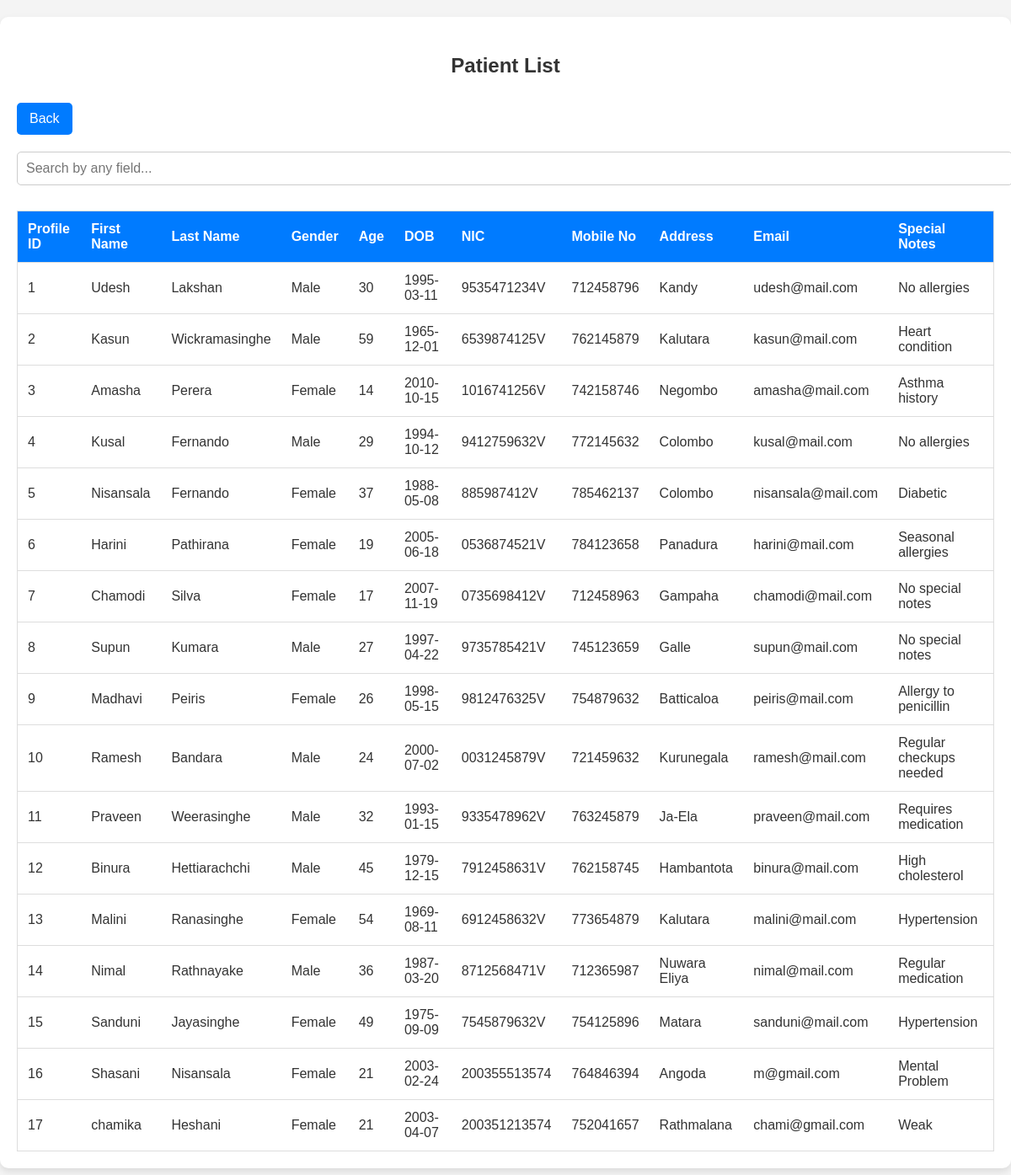
Screenshot of /hospital/caspatients.php with the database file from the repository.
### tables this page shows
CREATE TABLE `patientprofile` (
  `id` int(11) NOT NULL,
  `reg_id` int(11) NOT NULL,
  `firstname` varchar(20) NOT NULL,
  `lastname` varchar(20) NOT NULL,
  `gender` varchar(10) NOT NULL,
  `age` int(3) NOT NULL,
  `dob` date NOT NULL,
  `nic` varchar(12) NOT NULL,
  `contact` int(12) NOT NULL,
  `address` varchar(50) NOT NULL,
  `email` varchar(50) NOT NULL,
  `password` varchar(10) NOT NULL,
  `special_notes` varchar(100) NOT NULL
);

### hospital/caspatients.php (the view, shortened to what this page needs)
<?php
include "conf.php";
$sql = "SELECT * FROM patientprofile";
$result = $conn->query($sql);
?>
<!DOCTYPE html>
<html lang="en">
<head>
    <link rel="stylesheet" href="viewtable.css">
</head>
<body>
    <div class="container">
        <h3>Patient List</h3>
        <button class="back" onclick="window.location.href='cashpatient.php'">Back</button>
        <input type="text" id="search" placeholder="Search by any field...">
        <table id="patientTable">
            <thead>
                <tr>
                    <th>Profile ID</th>
                    <th>First Name</th>
                    <th>Last Name</th>
                    <th>Gender</th>
                    <th>Age</th>
                    <th>DOB</th>
                    <th>NIC</th>
                    <th>Mobile No</th>
                    <th>Address</th>
                    <th>Email</th>
                    <th>Special Notes</th>
                </tr>
            </thead>
            <tbody>
                <?php
                if ($result->num_rows > 0) {
                    while ($row = $result->fetch_assoc()) {
                        echo "<tr>";
                        echo "<td>" . $row['id'] . "</td>";
                        echo "<td>" . $row['firstname'] . "</td>";
                        echo "<td>" . $row['lastname'] . "</td>";
                        echo "<td>" . $row['gender'] . "</td>";
                        echo "<td>" . $row['age'] . "</td>";
                        echo "<td>" . $row['dob'] . "</td>";
                        echo "<td>" . $row['nic'] . "</td>";
                        echo "<td>" . $row['contact'] . "</td>";
                        echo "<td>" . $row['address'] . "</td>";
                        echo "<td>" . $row['email'] . "</td>";
                        echo "<td>" . $row['special_notes'] . "</td>";
                        echo "</tr>";
                    }
                } else {
                    echo "<tr><td colspan='11'>No patients found</td></tr>";
                }
                ?>
            </tbody>
        </table>
    </div>
</body>
</html>

### hospital/viewtable.css (style rules this page uses)
body { font-family: Arial, sans-serif; margin: 0; padding: 0; background-color: #f4f4f4; color: #333; }
.container { max-width: 1200px; margin: 20px auto; background-color: #ffffff; padding: 20px; box-shadow: 0 4px 8px rgba(0, 0, 0, 0.1); border-radius: 10px; }
h3 { text-align: center; color: #333; font-size: 24px; margin-bottom: 20px; }
.add-patient, .back { background-color: #007bff; color: #ffffff; border: none; padding: 10px 15px; font-size: 16px; cursor: pointer; border-radius: 5px; margin: 10px 0; text-align: center; display: inline-block; }
#search { width: 100%; padding: 10px; margin: 10px 0; font-size: 16px; border: 1px solid #ccc; border-radius: 5px; }
table { width: 100%; border-collapse: collapse; margin-top: 20px; border: 1px solid #ddd; }
th, td { padding: 12px; text-align: left; border-bottom: 1px solid #ddd; }
th { background-color: #007bff; color: white; font-weight: bold; }

### rows the page displays
patientprofile: id "1", firstname "Udesh", lastname "Lakshan", gender "Male", age "30", dob "1995-03-11", nic "9535471234V", contact "712458796", address "Kandy", email "udesh@mail.com", special_notes "No allergies"
patientprofile: id "2", firstname "Kasun", lastname "Wickramasinghe", gender "Male", age "59", dob "1965-12-01", nic "6539874125V", contact "762145879", address "Kalutara", email "kasun@mail.com", special_notes "Heart condition"
patientprofile: id "3", firstname "Amasha", lastname "Perera", gender "Female", age "14", dob "2010-10-15", nic "1016741256V", contact "742158746", address "Negombo", email "amasha@mail.com", special_notes "Asthma history"
patientprofile: id "4", firstname "Kusal", lastname "Fernando", gender "Male", age "29", dob "1994-10-12", nic "9412759632V", contact "772145632", address "Colombo", email "kusal@mail.com", special_notes "No allergies"
patientprofile: id "5", firstname "Nisansala", lastname "Fernando", gender "Female", age "37", dob "1988-05-08", nic "885987412V", contact "785462137", address "Colombo", email "nisansala@mail.com", special_notes "Diabetic"
patientprofile: id "6", firstname "Harini", lastname "Pathirana", gender "Female", age "19", dob "2005-06-18", nic "0536874521V", contact "784123658", address "Panadura", email "harini@mail.com", special_notes "Seasonal allergies"
patientprofile: id "7", firstname "Chamodi", lastname "Silva", gender "Female", age "17", dob "2007-11-19", nic "0735698412V", contact "712458963", address "Gampaha", email "chamodi@mail.com", special_notes "No special notes"
patientprofile: id "8", firstname "Supun", lastname "Kumara", gender "Male", age "27", dob "1997-04-22", nic "9735785421V", contact "745123659", address "Galle", email "supun@mail.com", special_notes "No special notes"
patientprofile: id "9", firstname "Madhavi", lastname "Peiris", gender "Female", age "26", dob "1998-05-15", nic "9812476325V", contact "754879632", address "Batticaloa", email "peiris@mail.com", special_notes "Allergy to penicillin"
patientprofile: id "10", firstname "Ramesh", lastname "Bandara", gender "Male", age "24", dob "2000-07-02", nic "0031245879V", contact "721459632", address "Kurunegala", email "ramesh@mail.com", special_notes "Regular checkups needed"
patientprofile: id "11", firstname "Praveen", lastname "Weerasinghe", gender "Male", age "32", dob "1993-01-15", nic "9335478962V", contact "763245879", address "Ja-Ela", email "praveen@mail.com", special_notes "Requires medication"
patientprofile: id "12", firstname "Binura", lastname "Hettiarachchi", gender "Male", age "45", dob "1979-12-15", nic "7912458631V", contact "762158745", address "Hambantota", email "binura@mail.com", special_notes "High cholesterol"
patientprofile: id "13", firstname "Malini", lastname "Ranasinghe", gender "Female", age "54", dob "1969-08-11", nic "6912458632V", contact "773654879", address "Kalutara", email "malini@mail.com", special_notes "Hypertension"
patientprofile: id "14", firstname "Nimal", lastname "Rathnayake", gender "Male", age "36", dob "1987-03-20", nic "8712568471V", contact "712365987", address "Nuwara Eliya", email "nimal@mail.com", special_notes "Regular medication"
patientprofile: id "15", firstname "Sanduni", lastname "Jayasinghe", gender "Female", age "49", dob "1975-09-09", nic "7545879632V", contact "754125896", address "Matara", email "sanduni@mail.com", special_notes "Hypertension"
patientprofile: id "16", firstname "Shasani", lastname "Nisansala", gender "Female", age "21", dob "2003-02-24", nic "200355513574", contact "764846394", address "Angoda", email "m@gmail.com", special_notes "Mental Problem"
patientprofile: id "17", firstname "chamika", lastname "Heshani", gender "Female", age "21", dob "2003-04-07", nic "200351213574", contact "752041657", address "Rathmalana", email "chami@gmail.com", special_notes "Weak"
